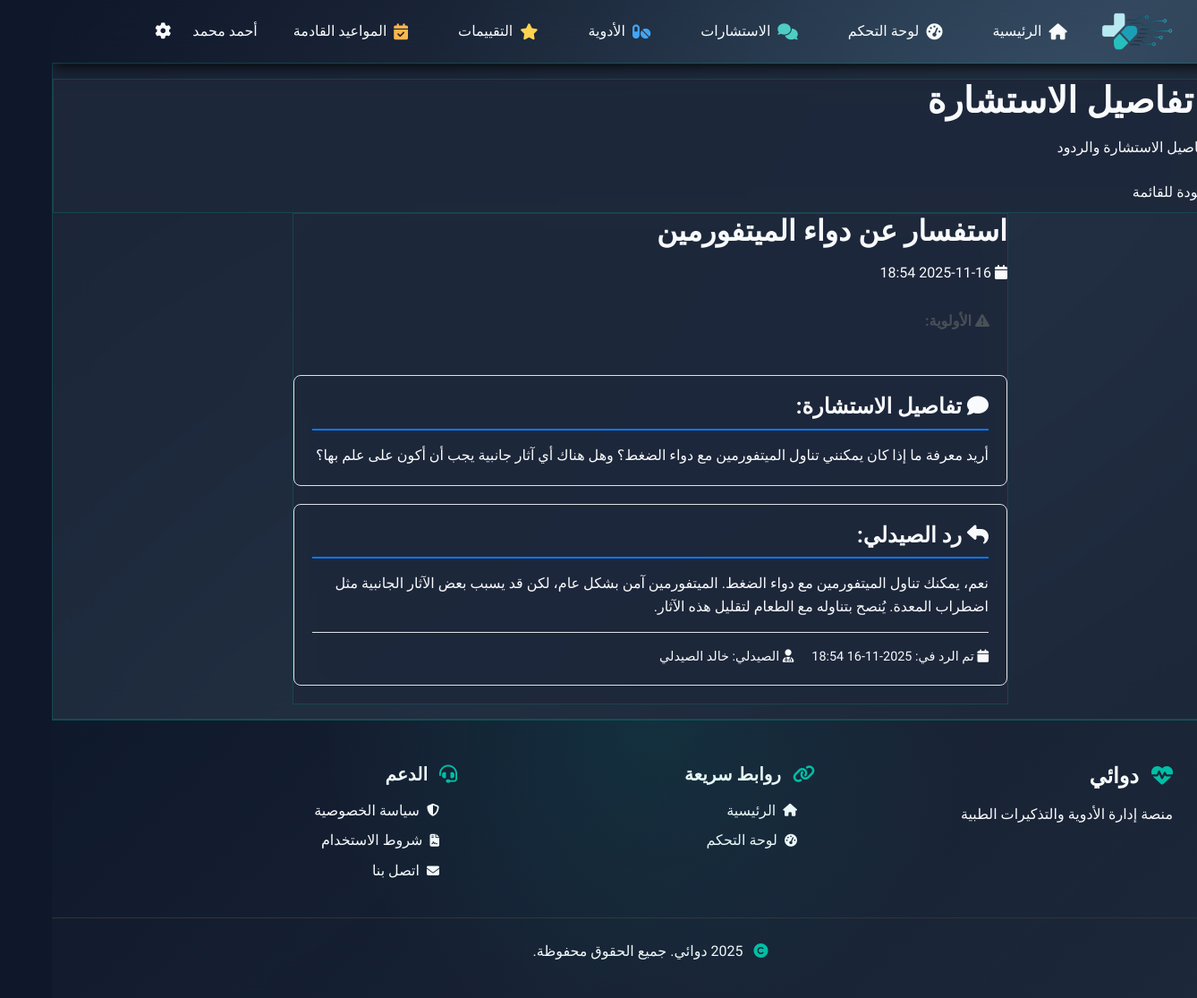
Screenshot of /consultations/1/view (signed in) with the database file from the repository.
### models.py (models this page shows, shortened)
class User(UserMixin, db.Model):
    __tablename__ = 'users'
    id = db.Column(db.Integer, primary_key=True)
    email = db.Column(db.String(255), unique=True, nullable=False)
    password_hash = db.Column(db.String(255), nullable=False)
    phone = db.Column(db.String(20))
    full_name = db.Column(db.String(255), nullable=False)
    role = db.Column(db.String(50), nullable=False, default='patient')
    date_of_birth = db.Column(db.Date)
    gender = db.Column(db.String(10))
    weight = db.Column(db.Float)
    height = db.Column(db.Float)
    chronic_diseases = db.Column(db.Text)
    drug_allergies = db.Column(db.Text)
    emergency_contact_name = db.Column(db.String(255))
    emergency_contact_phone = db.Column(db.String(20))
    doctor_id = db.Column(db.Integer, db.ForeignKey('users.id'), nullable=True)
    blood_type = db.Column(db.String(10))  # فصيلة الدم: A+, A-, B+, B-, AB+, AB-, O+, O-
    notification_preferences = db.Column(db.Text)  # JSON
    address = db.Column(db.Text)  # العنوان التفصيلي
    city = db.Column(db.String(100))  # المدينة
    postal_code = db.Column(db.String(20))  # الرمز البريدي
    medical_conditions = db.Column(db.Text)  # الحالات الطبية
    allergies = db.Column(db.Text)  # الحساسيات
    emergency_contact = db.Column(db.String(255))  # جهة الاتصال في الطوارئ
    language = db.Column(db.String(10), default='ar')  # اللغة المفضلة
    timezone = db.Column(db.String(50), default='Asia/Riyadh')  # المنطقة الزمنية
    email_notifications = db.Column(db.Boolean, default=True)  # الإشعارات عبر البريد الإلكتروني
    sms_notifications = db.Column(db.Boolean, default=False)  # الإشعارات عبر الرسائل النصية
    last_login = db.Column(db.DateTime)  # آخر تسجيل دخول
    avatar_url = db.Column(db.String(500))  # رابط صورة الملف الشخصي
    is_active = db.Column(db.Boolean, default=True)
    created_at = db.Column(db.DateTime, default=datetime.utcnow)
    updated_at = db.Column(db.DateTime, default=datetime.utcnow, onupdate=datetime.utcnow)
    medications = db.relationship('Medication', backref='user', lazy=True, cascade='all, delete-orphan')
    consultations_as_patient = db.relationship('Consultation', foreign_keys='Consultation.patient_id', lazy=True, overlaps="patient_consultations")
    consultations_as_pharmacist = db.relationship('Consultation', foreign_keys='Consultation.pharmacist_id', lazy=True, overlaps="pharmacist_consultations")
    product_ratings = db.relationship('ProductRating', backref='user', lazy=True)
    reports = db.relationship('Report', backref='user', lazy=True)
    audit_logs = db.relationship('AuditLog', backref='user', lazy=True)
    doctor = db.relationship('User', remote_side=[id], foreign_keys=[doctor_id], backref='patients')

class Consultation(db.Model):
    __tablename__ = 'consultations'
    id = db.Column(db.Integer, primary_key=True)
    patient_id = db.Column(db.Integer, db.ForeignKey('users.id'), nullable=True)
    pharmacist_id = db.Column(db.Integer, db.ForeignKey('users.id'), nullable=True)
    subject = db.Column(db.String(255), nullable=False)
    message = db.Column(db.Text, nullable=False)
    attachment_path = db.Column(db.String(500))
    status = db.Column(db.String(20), default='pending')  # pending, in_progress, completed, closed
    reply = db.Column(db.Text)
    replied_at = db.Column(db.DateTime)
    created_at = db.Column(db.DateTime, default=datetime.utcnow)
    patient = db.relationship('User', foreign_keys=[patient_id], backref='patient_consultations', overlaps="consultations_as_patient")
    pharmacist = db.relationship('User', foreign_keys=[pharmacist_id], backref='pharmacist_consultations', overlaps="consultations_as_pharmacist")

### app.py (the view)
    @app.route('/consultations/<int:consultation_id>', endpoint='view_consultation')
    @app.route('/consultations/<int:consultation_id>/view', endpoint='view_consultation')
    @login_required
    def view_consultation(consultation_id):
        consultation = Consultation.query.get_or_404(consultation_id)
        if current_user.role == 'patient' and consultation.patient_id != current_user.id:
            flash('ليس لديك صلاحية لعرض هذه الاستشارة', 'error')
            return redirect(url_for('consultations'))
        return render_template('consultations/detail.html', consultation=consultation)

### templates/consultations/detail.html (shortened to what this page needs)
{% extends "base.html" %}
{% block content %}
<div class="consultation-detail-container">
    <div class="page-header">
        <h1><i class="fas fa-comments"></i> تفاصيل الاستشارة</h1>
        <p>عرض تفاصيل الاستشارة والردود</p>
        <a href="{{ url_for('consultations') }}" class="btn btn-outline">
            <i class="fas fa-arrow-right"></i> العودة للقائمة
        </a>
    </div>
    <div class="consultation-detail">
        <div class="consultation-card">
            <div class="consultation-header">
                <div class="consultation-meta">
                    <h2>{{ consultation.subject }}</h2>
                    <div class="consultation-info">
                        <span class="consultation-date">
                            <i class="fas fa-calendar"></i> {% if consultation.created_at %}{{ consultation.created_at.strftime('%Y-%m-%d %H:%M') }}{% else %}غير محدد{% endif %}
                        </span>
                        <span class="consultation-status">
                            <span class="status-badge status-{{ consultation.status }}">
                            </span>
                        </span>
                    </div>
                </div>
            </div>
            <div class="consultation-content">
                <div class="consultation-details">
                    <div class="detail-item">
                        <label><i class="fas fa-exclamation-triangle"></i> الأولوية:</label>
                    </div>
                </div>
                <div class="consultation-message">
                    <h3><i class="fas fa-comment"></i> تفاصيل الاستشارة:</h3>
                    <div class="message-content">
                        {{ consultation.message|replace('\n', '<br>')|safe }}
                    </div>
                </div>
                {% if consultation.reply %}
                <div class="consultation-response">
                    <h3><i class="fas fa-reply"></i> رد الصيدلي:</h3>
                    <div class="response-content">
                        {{ consultation.reply|replace('\n', '<br>')|safe }}
                    </div>
                    <div class="response-meta">
                        <span class="response-date">
                            <i class="fas fa-calendar"></i>
                            تم الرد في: {% if consultation.replied_at %}{{ consultation.replied_at.strftime('%Y-%m-%d %H:%M') }}{% else %}غير محدد{% endif %}
                        </span>
                        {% if consultation.pharmacist %}
                        <span class="response-pharmacist">
                            <i class="fas fa-user-md"></i>
                            الصيدلي: {{ consultation.pharmacist.full_name or consultation.pharmacist.username }}
                        </span>
                        {% endif %}
                    </div>
                </div>
                {% endif %}
            </div>
        </div>
    </div>
</div>
{% endblock %}

### templates/base.html (shortened to what this page needs)
<!DOCTYPE html>
<html lang="ar" dir="rtl">
<head>
    <link rel="stylesheet" href="{{ url_for('static', filename='css/style.css') }}">
    <link rel="stylesheet" href="https://cdnjs.cloudflare.com/ajax/libs/font-awesome/6.4.0/css/all.min.css">
</head>
<body>
    <nav class="navbar">
        <div class="nav-container">
            <div class="nav-brand">
                <img src="{{ url_for('static', filename='images/Logo.webp') }}" class="logo-img" alt="دوائي">
            </div>
            <div class="nav-menu">
                <a href="{{ url_for('index') }}" class="nav-link">
                    <i class="fas fa-home"></i>
                    <span>الرئيسية</span>
                </a>
                {% if current_user.is_authenticated %}
                <a href="{{ url_for('dashboard') }}" class="nav-link">
                    <i class="fas fa-tachometer-alt"></i>
                    <span>لوحة التحكم</span>
                </a>
                {% if current_user.role != 'user' %}
                <a href="{{ url_for('consultations') }}" class="nav-link">
                    <i class="fas fa-comments" style="color: #4ECDC4;"></i>
                    <span>الاستشارات</span>
                </a>
                {% endif %}
                {% if current_user.role == 'patient' %}
                <a href="{{ url_for('medications') }}" class="nav-link">
                    <i class="fas fa-pills" style="color: #42A5F5;"></i>
                    <span>الأدوية</span>
                </a>
                <a href="{{ url_for('patient_ratings') }}" class="nav-link">
                    <i class="fas fa-star" style="color: #FFD54F;"></i>
                    <span>التقييمات</span>
                </a>
                <a href="{{ url_for('upcoming_appointments') }}" class="nav-link">
                    <i class="fas fa-calendar-check" style="color: #FFB74D;"></i>
                    <span>المواعيد القادمة</span>
                </a>
                {% endif %}
                <div class="user-menu">
                    <span class="user-name">{{ current_user.full_name }}</span>
                    <div class="dropdown">
                        <button class="dropdown-btn" title="الإعدادات">
                            <i class="fas fa-cog"></i>
                        </button>
                    </div>
                </div>
                {% endif %}
            </div>
        </div>
    </nav>
    <main class="main-content">
        {% block content %}{% endblock %}
    </main>
    <footer class="footer">
        <div class="footer-container">
            <div class="footer-section">
                <h3>
                    <i class="fas fa-heartbeat"></i>
                </h3>
                <p>منصة إدارة الأدوية والتذكيرات الطبية</p>
            </div>
            <div class="footer-section">
                <h4><i class="fas fa-link"></i> روابط سريعة</h4>
                <ul>
                    <li><a href="{{ url_for('index') }}"><i class="fas fa-home"></i> الرئيسية</a></li>
                    {% if current_user.is_authenticated %}
                    <li><a href="{{ url_for('dashboard') }}"><i class="fas fa-tachometer-alt"></i> لوحة التحكم</a></li>
                    {% endif %}
                </ul>
            </div>
            <div class="footer-section">
                <h4><i class="fas fa-headset"></i> الدعم</h4>
                <ul>
                    <li><a href="#"><i class="fas fa-shield-alt"></i> سياسة الخصوصية</a></li>
                    <li><a href="#"><i class="fas fa-file-contract"></i> شروط الاستخدام</a></li>
                    <li><a href="#"><i class="fas fa-envelope"></i> اتصل بنا</a></li>
                </ul>
            </div>
        </div>
        <div class="footer-bottom">
            <p>
                <i class="fas fa-copyright"></i>
                2025 دوائي. جميع الحقوق محفوظة.
            </p>
        </div>
    </footer>
</body>
</html>

### templates/consultations/detail.html (style rules this page uses)
.consultation-detail { max-width: 800px; margin: 0 auto; }
.consultation-meta h2 { margin: 0 0 15px 0; color: #2c3e50; }
.consultation-info { display: flex; gap: 20px; align-items: center; flex-wrap: wrap; }
.consultation-details { background-color: #f8f9fa; padding: 20px; border-radius: 8px; margin-bottom: 20px; }
.detail-item { display: flex; justify-content: space-between; align-items: center; padding: 8px 0; border-bottom: 1px solid #dee2e6; }
.detail-item:last-child { border-bottom: none; }
.detail-item label { font-weight: 600; color: #495057; }
.consultation-message, .consultation-response { background-color: white; border: 1px solid #dee2e6; border-radius: 8px; padding: 20px; margin-bottom: 20px; }
.consultation-message h3, .consultation-response h3 { margin: 0 0 15px 0; color: #2c3e50; border-bottom: 2px solid #007bff; padding-bottom: 10px; }
.message-content, .response-content { line-height: 1.6; color: #495057; }
.response-meta { margin-top: 15px; padding-top: 15px; border-top: 1px solid #dee2e6; display: flex; gap: 20px; flex-wrap: wrap; font-size: 0.9em; color: #6c757d; }
.status-badge { padding: 4px 8px; border-radius: 12px; font-size: 0.8em; font-weight: 500; }

### rows the page displays
User: full_name "أحمد محمد"
Consultation: subject "استفسار عن دواء الميتفورمين", message "أريد معرفة ما إذا كان يمكنني تناول الميتفورمين مع دواء الضغط؟ وهل هناك أي آثار جانبية يجب أن أكون على علم بها؟", reply "نعم، يمكنك تناول الميتفورمين مع دواء الضغط. الميتفورمين آمن بشكل عام، لكن قد يسبب بعض الآثار الجانبية مثل اضطراب المعدة. يُنصح بتناوله مع الطعام لتقليل هذه الآثار.", replied_at "2025-11-16 18:54"
User: pharmacist "خالد الصيدلي"
